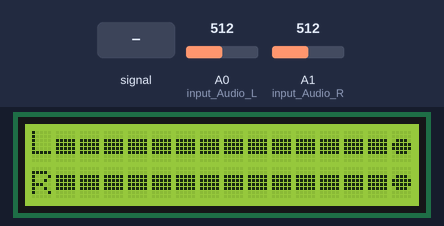
Simulated run of this sketch. Board: Arduino Uno, built with avr-gcc and run on an emulated ATmega328P. Parts: 16×2 character LCD. The test bench sets the inputs (shaded band); at power-on: A0 (input_Audio_L) = 512, A1 (input_Audio_R) = 512.

Above: at 2.2 s.
2.3 s: A0 (input_Audio_L) fed a 2 Hz sine of ±306 counts around its level
At 2.92 s:
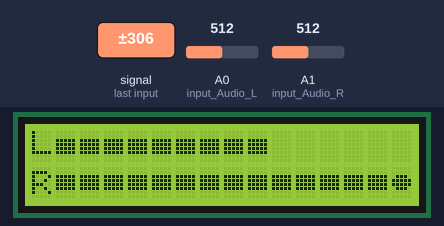
4.8 s: A0 (input_Audio_L) set to 122
At 6.0 s:
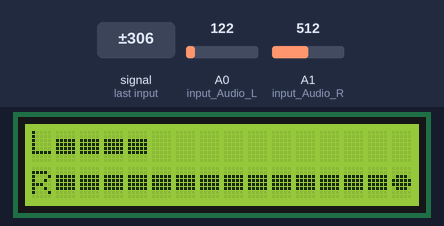
6.3 s: A1 (input_Audio_R) fed a 200 Hz sine of ±460 counts around its level
At 8.2 s:
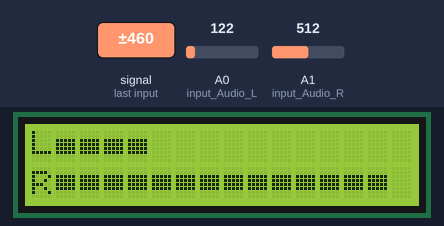
9.3 s: A1 (input_Audio_R) set to 306
At 9.6 s:
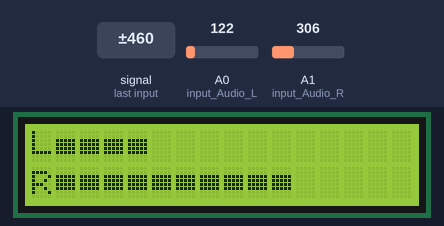
10.8 s: A1 (input_Audio_R) fed a 2 Hz sine of ±306 counts around its level
At 11.46 s:
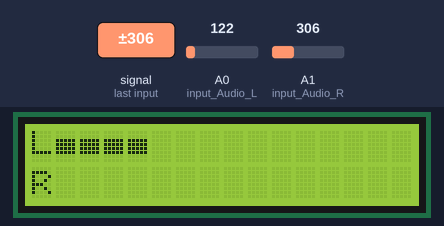
13.4 s: A0 (input_Audio_L) fed a 200 Hz sine of ±81 counts around its level
At 13.73 s:
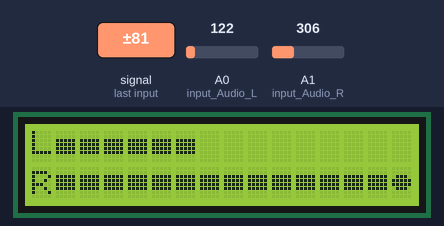
Timing chart, 0 to 16.4 s (numbered marks = the images above; inputs shaded):
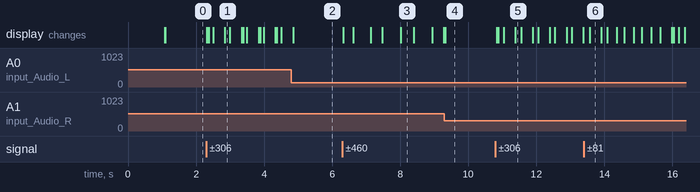

Measured:
- after the input at 2.3 s, the display: first changes at once (image 1 shows a later state)
- after the input at 4.8 s, the display: changes after 0.05 s (image 2)
- after the input at 6.3 s, the display: changes at once (image 3)
- after the input at 9.3 s, the display: changes at once (image 4)
- after the input at 10.8 s, the display: first changes at once (image 5 shows a later state)
- after the input at 13.4 s, the display: changes after 0.16 s (image 6)

The sketch:

VU_meter_con_10_LED.ino
```cpp
/*
Sketch di un VU meter stereo con display LCD per il canale sinistro e destro e indicazione di sovraccarico.
Sono visibili "10 LED" virtuali che si accendono in sequenza in base all'ampiezza del segnale di ingresso.
Il segnale audio stereo è applicato alle porte analogiche A0 e A1.
Pier Calderan - Luglio 2013
*/

#include <LiquidCrystal.h>
// caratteri personalizzati per il display
byte charVU[8]= {B00000,B00000,B11111,B11111,B11111,B11111,B00000,B00000}; // carattere 1 VU
byte charL[8] = {B10000,B10000,B10000,B10000,B10000,B11111,B00000,B00000}; // carattere 2 L
byte charR[8] = {B00000,B11110,B10001,B10010,B11100,B10010,B10001,B00000}; // carattere 3 R
byte charC[8] = {B00000,B00000,B01110,B11111,B11111,B01110,B00000,B00000}; // carattere 4 C
byte empty[8] = {B00000,B00000,B00000,B00000,B00000,B00000,B00000,B00000}; // carattere 5 E

const int reading = 3;       // numero di letture

int count_Left = 0;         // conteggio incrementale
int Input_Left = 0;         // variabile per l'ingresso sinistro
int max_Left = 0;           // vairabile per il conteggio massimo

int count_Right = 0;        // idem
int Input_Right = 0;        // idem
int max_Right = 0;          // idem

int input_Audio_L = A0;     // ingresso audio sinistro su input analogico A0
int input_Audio_R = A1;     // ingresso aidio destro su input analogico A1

int volume_L = 0;  // variabile per il volume sinistro
int volume_R = 0;  // variabile per il volume destro

int VUmeter_L;  // variabile per il VU meter sinistro
int VUmeter_R;  // variabile per il VU meter destro

int redux = 10; // ATTENZIONE! variabile per la riduzione dei dati letti, non della tensione in ingresso!
int left_M, right_M;  // variabili di scambio per i VU meter sinistro e destro

//LiquidCrystal lcd(12, 11, 5, 4, 3, 2);
LiquidCrystal lcd(11, 10, 6, 5, 4, 2); // Attenzione alla piedinatura!

void setup() {
  lcd.begin(16, 2);
  // creazione dei caratteri personalizzati in memoria del display
  lcd.createChar(1, charVU); // carattere VU meter
  lcd.createChar(2, charL);  // carattere lettera L
  lcd.createChar(3, charR);  // carattere lettera R
  lcd.createChar(4, charC);  // carattere sovraccarico (clip)
  lcd.createChar(5, empty);  // carattere vuoto
  lcd.clear();
  delay(1000);
}

void loop() {
  lcd.setCursor(0, 0);     // imposta il cursore della prima riga
  lcd.write(2);            // scrive il carattere personalizzato 6 (L)
  lcd.setCursor(0, 1);     // imposta il cursore della prima riga
  lcd.write(3);            // scrive il carattere personalizzato 7 (R)

//****** funzioni per il canale sinistro
  Input_Left = analogRead(input_Audio_L) / redux; // lettura dati audio ridotti di 10 volte
                                                  // i valori vanno da 0 a 102 circa e sono tarati per un ingresso ottimale di 1 v
  if (Input_Left > 30) { // limite del picco oltre 300 mv
    lcd.setCursor(15, 0);
    lcd.write(4); // scrive il carattere di picco
  }
  if (Input_Left < 31) {
    lcd.setCursor(15, 0);
    lcd.write(5); // scrive il carattere vuoto al posto del picco
  }
  if(Input_Left > max_Left) {
    max_Left = Input_Left;
  }
  count_Left ++; // incrementa il conteggio

  if (count_Left >= reading) // dopo 3 letture...
  {
    count_Left = 0; // il conteggio torna a 0
    left_M = max_Left;
    max_Left = 0;
  }
//****** Funzioni per il canale destro identiche al sinistro
  Input_Right = analogRead(input_Audio_R) / redux;
  if (Input_Right > 30) {
    lcd.setCursor(15, 1);
    lcd.write(4);
  }
  if (Input_Right < 31) {
    lcd.setCursor(15, 1);
    lcd.write(5);
  }
  if(Input_Right > max_Right) {
    max_Right = Input_Right;
  }
  count_Right++;
  if (count_Right >= reading)
  {
    count_Right = 0;
    right_M = max_Right;
    max_Right = 0;
  }
//****** routine VU meter canale destro
  volume_R = right_M / 3;
  if(volume_R > 14) {
    volume_R = 14;
  }
  for(VUmeter_R = 0 ; VUmeter_R < volume_R ; VUmeter_R ++)
  {
    lcd.setCursor(VUmeter_R + 1, 1);
    lcd.write(1); // scrive il carattere VU meter
  }
  for(VUmeter_R = volume_R + 1 ; VUmeter_R < 15 ; VUmeter_R ++)
  {
    lcd.setCursor(VUmeter_R, 1);
    lcd.write(5); // scrive il carattere vuoto
  }
//****** VU canale sinistro
  volume_L = left_M / 3;
  if(volume_L > 14){
    volume_L = 14;
  }
  for(VUmeter_L = 0 ; VUmeter_L < volume_L ; VUmeter_L ++)
  {
    lcd.setCursor(VUmeter_L + 1, 0);
    lcd.write(1);
  }
  for(VUmeter_L = volume_L + 1 ; VUmeter_L < 15 ; VUmeter_L ++)
  {
    lcd.setCursor(VUmeter_L, 0);
    lcd.write(5);
  }
}
```
